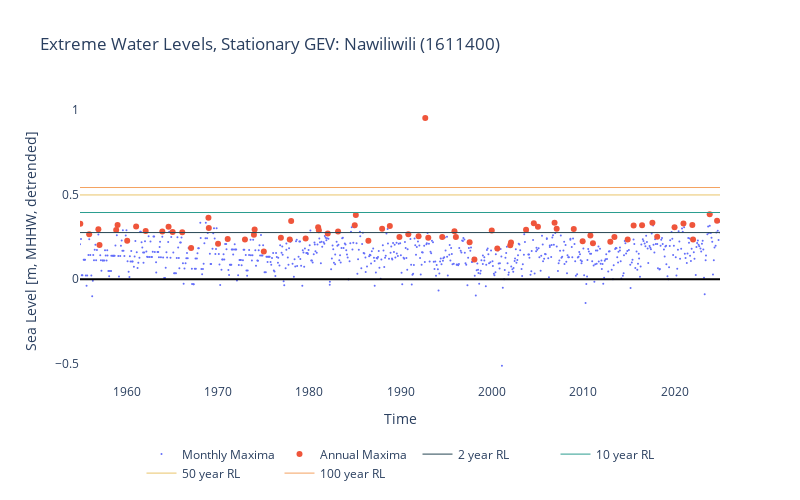

Notebook code for this chart:
### Markdown cell above
```{glue:figure} SL_extremes_timeseries
:name: "SL_extremes_timeseries"

Extreme water levels at {glue:text}`station_name`, plotted with the background long-term trend removed. The 2,10,50, and 100 return levels are shown in blue, green, yellow and orange respectively. Both monthly and yearly maxima are obtained using the block maxima method. The GEV-derived stationary return levels are derived using the pyextremes python package. One key takeaway from this figure: removing the trend shows that we've had some significant events in the past that do not show up in our rankings. 
```

### Code cell
import plotly.graph_objects as go


fig = go.Figure()

# Add monthly maxima as a line
fig.add_trace(go.Scatter(x=BM_month.index, y=BM_month, mode='markers', name='Monthly Maxima', marker=dict(size=2)))

# Add annual maxima as scatter points
fig.add_trace(go.Scatter(x=BM_year.index, y=BM_year, mode='markers', name='Annual Maxima'))


colors = ['#264653',  # dark cyan
          '#2a9d8f',  # teal
          '#e9c46a',  # sandy yellow
          '#f4a261']  # sandy orange


# Add return levels as labeled lines
for i, period in enumerate(return_periods):
    fig.add_trace(go.Scatter(x=[BM_month.index.min(), BM_month.index.max()],
                             y=[summary.loc[period, 'Water Level (m, MHHW)']] * 2,
                             mode='lines',
                             line=dict(color=colors[i], width=1),
                             name=f'{period} year RL'))
    
# Add a bold black line at 0 for MHHW
fig.add_hline(y=0, line=dict(color='black', width=2))

# Set titles and labels
fig.update_layout(title=f'Extreme Water Levels, Stationary GEV: {station_name} ({station_id})',
                  xaxis_title='Time',
                  yaxis_title='Sea Level [m, MHHW, detrended]',
                  legend=dict(x=0.5, xanchor='center', y=-0.2, orientation='h', bgcolor='rgba(255,255,255,0.8)'),
                  plot_bgcolor='white',  # Set plot background to white
                  paper_bgcolor='white')  # Set overall background to white

# Set x-axis limits if needed
fig.update_xaxes(range=[BM_month.index.min(), BM_month.index.max()])
fig.update_layout(width=800, height=500,autosize=False)
# Show the figure
fig.show()

# save the figure
figname = 'SL_extremes_monthly_annual_maxima_' + station_name + '.html'

fig.write_html(output_dir / figname)

### Figure 1 — Plotly figure (JSON) as saved in the notebook; plotly's stock layout.template omitted (floating-point values rounded to 4 significant figures; data arrays with more than 128 entries replaced by an {"elided": "..."} marker saying what was removed)
{"data": [{"marker": {"size": 2}, "mode": "markers", "name": "Monthly Maxima", "type": "scatter", "x": {"elided": "842 str values"}, "y": {"elided": "842 float values"}}, {"mode": "markers", "name": "Annual Maxima", "type": "scatter", "x": ["1954-12-10T14:00:00.000000000", "1955-11-29T14:00:00.000000000", "1956-12-01T13:00:00.000000000", "1957-01-16T14:00:00.000000000", "1958-11-12T14:00:00.000000000", "1959-01-08T13:00:00.000000000", "1960-01-27T14:00:00.000000000", "1961-01-17T15:00:00.000000000", "1962-02-04T14:00:00.000000000", "1963-12-01T14:00:00.000000000", "1964-08-07T01:00:00.000000000", "1965-01-17T14:00:00.000000000", "1966-02-05T14:00:00.000000000", "1967-01-25T14:00:00.000000000", "1968-12-18T13:00:00.000000000", "1969-01-02T14:00:00.000000000", "1970-01-06T13:00:00.000000000", "1971-01-27T14:00:00.000000000", "1972-12-17T11:00:00.000000000", "1973-12-10T14:00:00.000000000", "1974-01-07T13:00:00.000000000", "1975-01-10T13:00:00.000000000", "1976-11-22T15:00:00.000000000", "1977-11-11T14:00:00.000000000", "1978-01-07T13:00:00.000000000", "1979-08-08T02:00:00.000000000", "1980-12-21T14:00:00.000000000", "1981-01-19T13:00:00.000000000", "1982-01-09T13:00:00.000000000", "1983-02-25T13:00:00.000000000", "1984-12-23T15:00:00.000000000", "1985-02-04T14:00:00.000000000", "1986-06-22T02:00:00.000000000", "1987-12-22T15:00:00.000000000", "1988-10-26T14:00:00.000000000", "1989-11-13T14:00:00.000000000", "1990-11-04T15:00:00.000000000", "1991-12-19T13:00:00.000000000", "1992-09-12T02:00:00.000000000", "1993-01-09T15:00:00.000000000", "1994-07-22T01:00:00.000000000", "1995-11-22T14:00:00.000000000", "1996-01-19T13:00:00.000000000", "1997-07-20T02:00:00.000000000", "1998-01-28T15:00:00.000000000", "1999-12-22T14:00:00.000000000", "2000-07-31T02:00:00.000000000", "2001-12-31T15:00:00.000000000", "2002-01-29T15:00:00.000000000", "2003-09-24T00:00:00.000000000", "2004-07-31T01:00:00.000000000", "2005-01-11T15:00:00.000000000", "2006-11-06T14:00:00.000000000", "2007-01-30T13:00:00.000000000", "2008-12-13T15:00:00.000000000", "2009-12-03T15:00:00.000000000", "2010-10-09T15:00:00.000000000", "2011-01-19T14:00:00.000000000", "2012-12-13T14:00:00.000000000", "2013-05-26T03:00:00.000000000", "2014-11-08T15:00:00.000000000", "2015-07-03T03:00:00.000000000", "2016-06-05T02:00:00.000000000", "2017-07-23T02:00:00.000000000", "2018-01-30T13:00:00.000000000", "2019-12-25T14:00:00.000000000", "2020-12-15T15:00:00.000000000", "2021-12-05T15:00:00.000000000", "2022-01-02T14:00:00.000000000", "2023-10-30T15:00:00.000000000", "2024-08-20T02:00:00.000000000"], "y": [0.3285, 0.2657, 0.2948, 0.2026, 0.2913, 0.321, 0.228, 0.3113, 0.2853, 0.282, 0.3107, 0.2799, 0.278, 0.1842, 0.3637, 0.3026, 0.2098, 0.2378, 0.2343, 0.2635, 0.2934, 0.1635, 0.2451, 0.2343, 0.344, 0.2401, 0.3076, 0.2895, 0.2697, 0.2826, 0.3192, 0.38, 0.2275, 0.2977, 0.3152, 0.2493, 0.2655, 0.2544, 0.954, 0.2455, 0.2496, 0.2832, 0.2489, 0.2191, 0.1172, 0.2887, 0.1816, 0.2009, 0.2168, 0.2918, 0.3312, 0.3104, 0.334, 0.2986, 0.2972, 0.2244, 0.2588, 0.2123, 0.2218, 0.249, 0.2353, 0.3181, 0.3194, 0.3343, 0.2504, 0.3079, 0.3301, 0.3203, 0.2342, 0.3838, 0.3463]}, {"line": {"color": "#264653", "width": 1}, "mode": "lines", "name": "2 year RL", "type": "scatter", "x": ["1954-11-27T15:00:00", "2024-12-15T14:00:00"], "y": [0.2758, 0.2758]}, {"line": {"color": "#2a9d8f", "width": 1}, "mode": "lines", "name": "10 year RL", "type": "scatter", "x": ["1954-11-27T15:00:00", "2024-12-15T14:00:00"], "y": [0.3943, 0.3943]}, {"line": {"color": "#e9c46a", "width": 1}, "mode": "lines", "name": "50 year RL", "type": "scatter", "x": ["1954-11-27T15:00:00", "2024-12-15T14:00:00"], "y": [0.4983, 0.4983]}, {"line": {"color": "#f4a261", "width": 1}, "mode": "lines", "name": "100 year RL", "type": "scatter", "x": ["1954-11-27T15:00:00", "2024-12-15T14:00:00"], "y": [0.5422, 0.5422]}], "layout": {"autosize": false, "height": 500, "legend": {"bgcolor": "rgba(255,255,255,0.8)", "orientation": "h", "x": 0.5, "xanchor": "center", "y": -0.2}, "paper_bgcolor": "white", "plot_bgcolor": "white", "shapes": [{"line": {"color": "black", "width": 2}, "type": "line", "x0": 0, "x1": 1, "xref": "x domain", "y0": 0, "y1": 0, "yref": "y"}], "title": {"text": "Extreme Water Levels, Stationary GEV: Nawiliwili (1611400)"}, "width": 800, "xaxis": {"range": ["1954-11-27T15:00:00", "2024-12-15T14:00:00"], "title": {"text": "Time"}}, "yaxis": {"title": {"text": "Sea Level [m, MHHW, detrended]"}}}}
